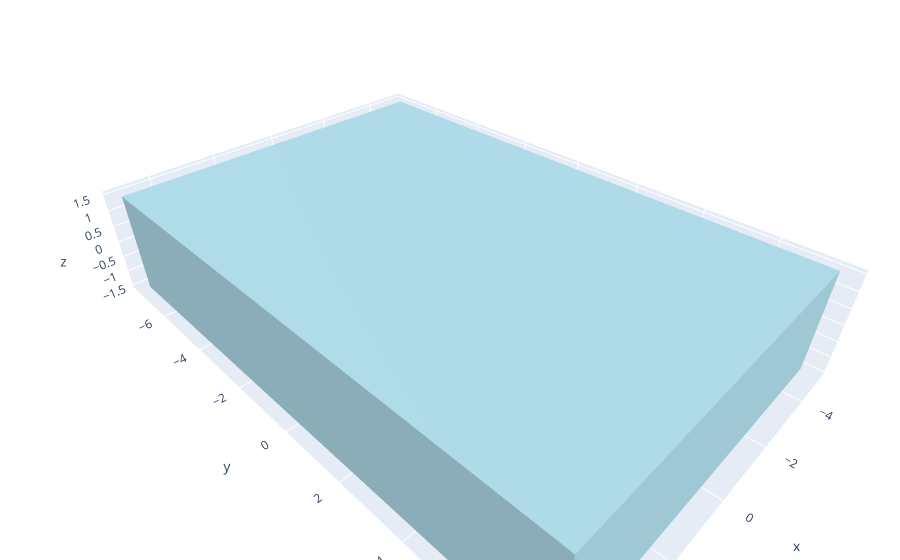

Notebook source saved alongside this figure:
### Code cell
import plotly.graph_objects as go

def show_mesh(mesh):
    v = mesh.vertices
    f = mesh.faces
    fig = go.Figure(data=[
        go.Mesh3d(
            x=v[:, 0], y=v[:, 1], z=v[:, 2],
            i=f[:, 0], j=f[:, 1], k=f[:, 2],
            color="lightblue",
            flatshading=True,
            opacity=1.0,
        )
    ])
    fig.update_layout(scene=dict(aspectmode="data"), margin=dict(l=0, r=0, t=0, b=0))
    fig.show()

show_mesh(box)

### Figure 1 — Plotly figure (JSON) as saved in the notebook; plotly's stock layout.template omitted (floating-point values rounded to 4 significant figures)
{"data": [{"color": "lightblue", "flatshading": true, "i": [1, 4, 0, 2, 1, 5, 5, 3, 6, 2, 6, 7], "j": [3, 1, 3, 4, 7, 1, 7, 7, 4, 7, 5, 5], "k": [0, 0, 2, 0, 3, 4, 1, 2, 2, 6, 4, 6], "opacity": 1, "type": "mesh3d", "x": [-5.0, -5.0, -5.0, -5.0, 5.0, 5.0, 5.0, 5.0], "y": [-7.5, -7.5, 7.5, 7.5, -7.5, -7.5, 7.5, 7.5], "z": [-1.5, 1.5, -1.5, 1.5, -1.5, 1.5, -1.5, 1.5]}], "layout": {"margin": {"b": 0, "l": 0, "r": 0, "t": 0}, "scene": {"aspectmode": "data"}}}
